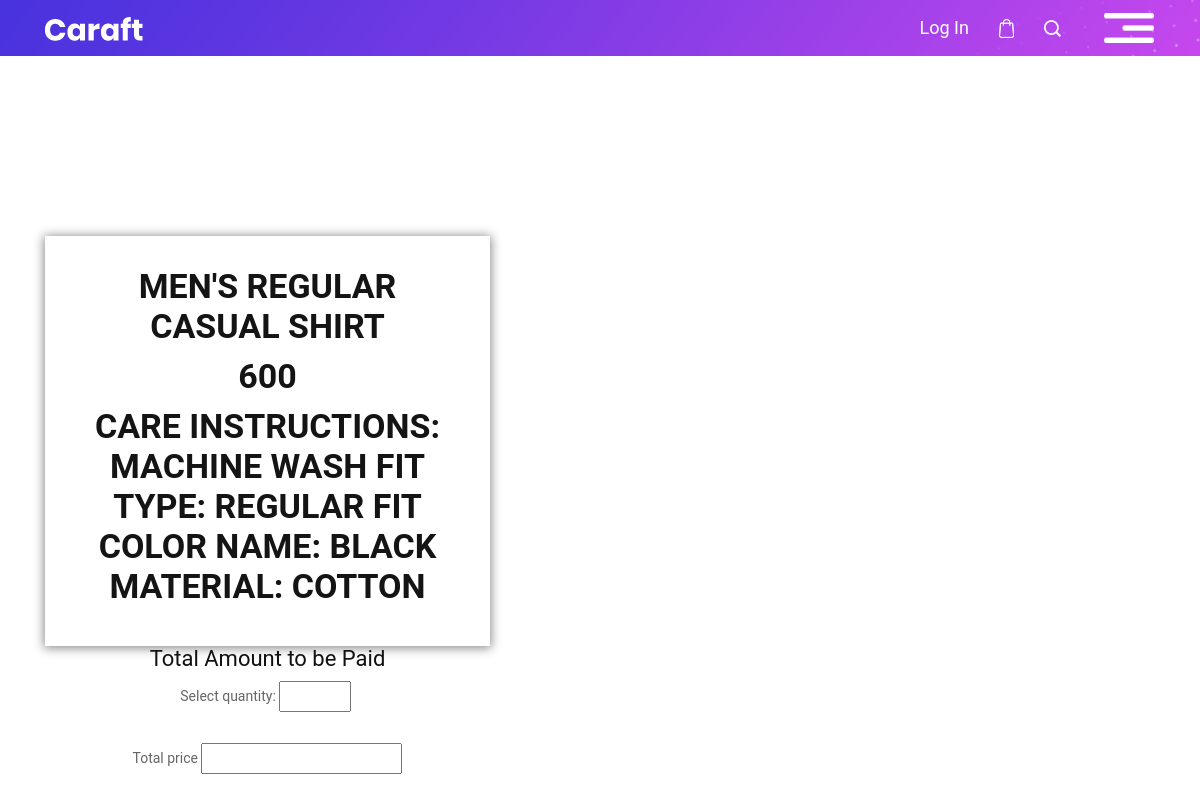
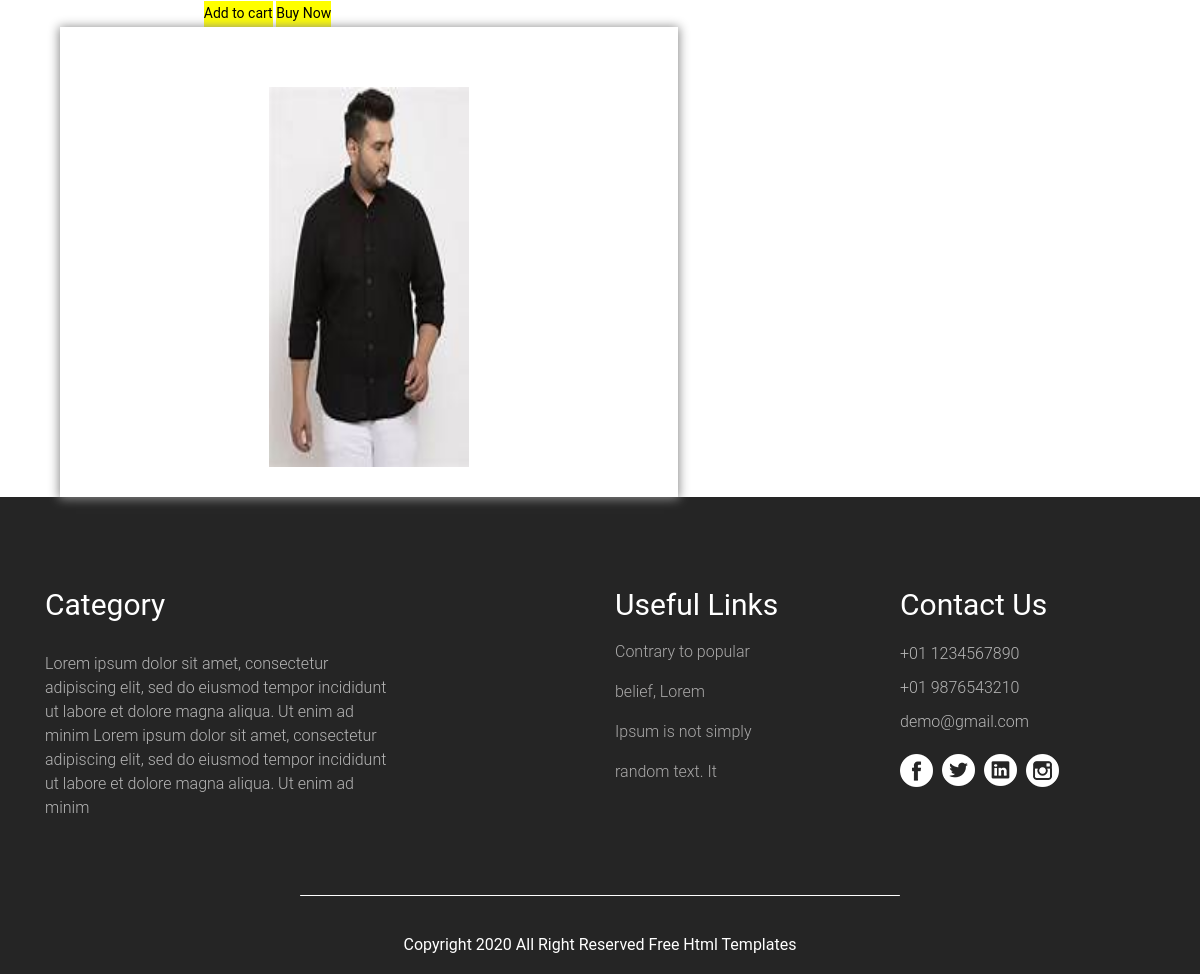
The app's page /webapp/single_pro/3/ with its own data (2 pictures, top to bottom).
### superapp/models.py (models this page shows)
class productdb(models.Model):
    Category=models.CharField(max_length=100,null=True,blank=True)
    Product_Name=models.CharField(max_length=100,null=True,blank=True)
    Price=models.IntegerField(null=True,blank=True)
    Description=models.CharField(max_length=100,null=True,blank=True)
    Image=models.ImageField(upload_to="Pimg",null=True,blank=True)

### webapp/views.py (the view)
# urls.py: path('single_pro/<int:dataid>/',views.single_pro,name="single_pro"),
def single_pro(req,dataid):
    prosingle=productdb.objects.get(id=dataid)
    return render(req,"singleproduct.html",{'prosingle':prosingle})

### webapp/templates/singleproduct.html (shortened to what this page needs)
<!DOCTYPE html>
{% load static %}
<html lang="en">
   <head>
      <link rel="stylesheet" type="text/css" href="https://cdnjs.cloudflare.com/ajax/libs/OwlCarousel2/2.0.0-beta.2.4/assets/owl.carousel.min.css" />
      <link rel="stylesheet" type="text/css" href="{% static 'css/bootstrap.min.css' %}">
      <link rel="stylesheet" type="text/css" href="{% static 'css/style.css' %}">
      <link rel="stylesheet" href="{% static 'css/responsive.css' %}">
      <link rel="stylesheet" href="{% static 'css/jquery.mCustomScrollbar.min.css' %}">
      <link rel="stylesheet" href="https://netdna.bootstrapcdn.com/font-awesome/4.0.3/css/font-awesome.css">
      <link rel="stylesheet" href="{% static 'css/owl.carousel.min.css' %}">
      <link rel="stylesheet" href="{% static 'css/owl.theme.default.min.css' %}">
      <link rel="stylesheet" href="https://cdnjs.cloudflare.com/ajax/libs/fancybox/2.1.5/jquery.fancybox.min.css" media="screen">
   </head>
   <body>
      <div class="header_section">
         <div class="container">
            <nav class="navbar navbar-dark bg-dark">
               <a class="logo" href="index.html"><img src="{% static 'images/logo.png' %}"></a>
               <div class="search_section">
                  <ul>
                     <li><a href="#">Log In</a></li>
                     <li><a href="#"><img src="{% static 'images/shopping-bag.png' %}"></a></li>
                     <li><a href="#"><img src="{% static 'images/search-icon.png' %}"></a></li>
                  </ul>
               </div>
               <button class="navbar-toggler" type="button" data-toggle="collapse" data-target="#navbarsExample01" aria-controls="navbarsExample01" aria-expanded="false" aria-label="Toggle navigation">
               <span class="navbar-toggler-icon"></span>
               </button>
            </nav>
         </div>
      </div>
      <div class="product_section layout_padding">
         <div class="container">
            <div class="product_section_2">
               <div class="row">
                  <div class="col-sm-5">
                     <div class="feature_box">
                        <h1 class="readable_text">{{prosingle.Product_Name}}</h1>
                        <h1 class="readable_text">{{prosingle.Price}}</h1>
                        <h1 class="readable_text">{{prosingle.Description}}</h1></div>
                       <form method="post" action=""> <div style="text-align: center;">
    <h2>Total Amount to be Paid</h2>
    <label for="">Select quantity:</label>
    <input type="number" name="qty" id="qty" min="1" max="10">
    <input type="hidden" name="price" id="price" value="{{prosingle.Price}}"><br><br>
    <label for="">Total price</label>
    <input type="text" id="totalprice" name="ttl"><br><br>
    <button type="submit" style="background-color:yellow;">Add to cart</button>
    <button type="submit" style="background-color:yellow;">Buy Now</button>
</div></form>
                     </div>
                  </div>
                  <div class="col-sm-7">
                     <div class="feature_box_2">
                        <h1 class="readable_text"></h1>
                        <div><img src="{{prosingle.Image.url}}" class="image_8" style="height: 400px; width:200px;"></div>
                     </div>
                  </div>
               </div>
            </div>
         </div>
      <div class="footer_section layout_padding">
         <div class="container">
            <div class="row">
               <div class="col-lg-6 col-sm-12">
                  <h4 class="information_text">Category</h4>
                  <p class="dummy_text">Lorem ipsum dolor sit amet, consectetur adipiscing elit, sed do eiusmod tempor incididunt ut labore et dolore magna aliqua. Ut enim ad minim Lorem ipsum dolor sit amet, consectetur adipiscing elit, sed do eiusmod tempor incididunt ut labore et dolore magna aliqua. Ut enim ad minim </p>
               </div>
               <div class="col-lg-3 col-sm-6">
                  <div class="information_main">
                     <h4 class="information_text">Useful Links</h4>
                     <p class="many_text">Contrary to popular belief, Lorem Ipsum is not simply random text. It </p>
                  </div>
               </div>
               <div class="col-lg-3 col-sm-6">
                  <div class="information_main">
                     <h4 class="information_text">Contact Us</h4>
                     <p class="call_text"><a href="#">+01 1234567890</a></p>
                     <p class="call_text"><a href="#">+01 9876543210</a></p>
                     <p class="call_text"><a href="#">demo@gmail.com</a></p>
                     <div class="social_icon">
                        <ul>
                           <li><a href="#"><img src="{% static 'images/fb-icon.png' %}"></a></li>
                           <li><a href="#"><img src="{% static 'images/twitter-icon.png' %}"></a></li>
                           <li><a href="#"><img src="{% static 'images/linkedin-icon.png' %}"></a></li>
                           <li><a href="#"><img src="{% static 'images/instagram-icon.png' %}"></a></li>
                        </ul>
                     </div>
                  </div>
               </div>
            </div>
            <div class="copyright_section">
               <h1 class="copyright_text">
               Copyright 2020 All Right Reserved <a href="https://html.design"> Free Html Templates</a>
            </div>
         </div>
      </div>
   </body>
</html>

### webapp/static/css/style.css (style rules this page uses)
* { box-sizing: border-box !important; transition: ease all 0.5s; }
html { scroll-behavior: smooth; }
body { color: #666666; font-size: 14px; font-family: Roboto; line-height: 1.80857; font-weight: normal; overflow-x: hidden; }
a { color: #1f1f1f; text-decoration: none !important; outline: none !important; -webkit-transition: all .3s ease-in-out; -moz-transition: all .3s ease-in-out; -ms-transition: all .3s ease-in-out; -o-transition: all .3s ease-in-out; transition: all .3s ease-in-out; }
h1, h2, h3, h4, h5, h6 { letter-spacing: 0; font-weight: normal; position: relative; padding: 0 0 10px 0; font-weight: normal; line-height: normal; color: #111111; margin: 0 }
h1 { font-size: 24px }
h2 { font-size: 22px }
h4 { font-size: 16px }
*, *::after, *::before { -webkit-box-sizing: border-box; -moz-box-sizing: border-box; box-sizing: border-box; }
h1 a, h2 a, h3 a, h4 a, h5 a, h6 a { color: #212121; text-decoration: none!important; opacity: 1 }
ul, li, ol { margin: 0px; padding: 0px; list-style: none; }
p { margin: 20px; font-weight: 300; font-size: 15px; line-height: 24px; }
a { color: #222222; text-decoration: none; outline: none !important; }
a, .btn { text-decoration: none !important; outline: none !important; -webkit-transition: all .3s ease-in-out; -moz-transition: all .3s ease-in-out; -ms-transition: all .3s ease-in-out; -o-transition: all .3s ease-in-out; transition: all .3s ease-in-out; }
img { max-width: 100%; height: auto; }
button { border: 0; margin: 0; padding: 0; cursor: pointer; }
.layout_padding { padding-top: 90px; padding-bottom: 0px; }
.logo { width: 75%; float: left; }
.header_section { width: 100%; float: left; background-image: url(../images/banner-bg.png); height: auto; background-size: 100%; background-repeat: no-repeat; }
.bg-dark { background-color: transparent !important; }
.navbar-dark .navbar-toggler { color: #000; border-color: transparent !important; }
.navbar-dark .navbar-toggler-icon { background-image: url(../images/toggle-icon.png); width: 50px; }
.search_section { float: left; }
.search_section ul { margin: 0px; padding: 0px; }
.search_section li { float: left; padding: 0px 15px; font-size: 18px; color: #ffffff; }
.search_section li a { color: #ffffff; }
.product_section { width: 100%; float: left; }
.product_section_2 { width: 100%; float: left; padding-top: 90px; }
.feature_box { width: 100%; float: left; background-color: #ffffff; padding: 30px; box-shadow: 0px 1px 10px 1px #888888; }
.readable_text { width: 100%; float: left; font-size: 34px; text-align: center; text-transform: uppercase; color: #141414; font-weight: bold; }
.feature_box_2 { width: 100%; float: left; background-color: #ffffff; padding: 30px; box-shadow: 0px 1px 10px 1px #888888; }
.image_8 { width: 87.6%; margin: 0 auto; text-align: center; display: block; padding-top: 20px; }
.footer_section { width: 100%; float: left; background-color: #252525; height: auto; }
.dummy_text { width: 65%; float: left; font-size: 16px; color: #b6b6b6; margin-left: 0px; }
.information_text { width: 100%; float: left; font-size: 30px; color: #fff; }
.many_text { width: 54%; float: left; font-size: 16px; color: #abaaaa; margin-left: 0px; line-height: 40px; margin-top: 0px; }
.call_text { width: 100%; float: left; color: #b6b6b6; font-size: 16px; margin: 0px; padding-top: 10px; }
.call_text a { color: #b6b6b6; }
.social_icon { width: 100%; float: left; }
.social_icon ul { margin: 0px; padding: 0px; }
.social_icon li { float: left; padding: 20px 9px 0px 0px; }
.copyright_section { width: 100%; float: left; margin-top: 55px; text-align: center; }
.copyright_text { width: 100%; float: left; color: #ffffff; text-align: center; font-size: 16px; margin-left: 0px; padding: 40px 0px 20px 0px; }
.copyright_text a { color: #ffffff; }
.copyright_text::after { content: ''; background-color: #ffffff; position: absolute; width: 600px; text-align: center; right: 0; top: 0px; margin: 0 auto; display: flex; justify-content: center; height: 1px; left: 0; border-radius: 100px; }
.navbar-toggler { padding: .25rem 0px; }
.navbar { padding: .5rem 0px; }

### records on screen
productdb: Product_Name "MEN'S REGULAR CASUAL SHIRT", Price "600", Description "CARE INSTRUCTIONS: MACHINE WASH FIT TYPE: REGULAR FIT COLOR NAME: BLACK MATERIAL: COTTON", Image (picture)
